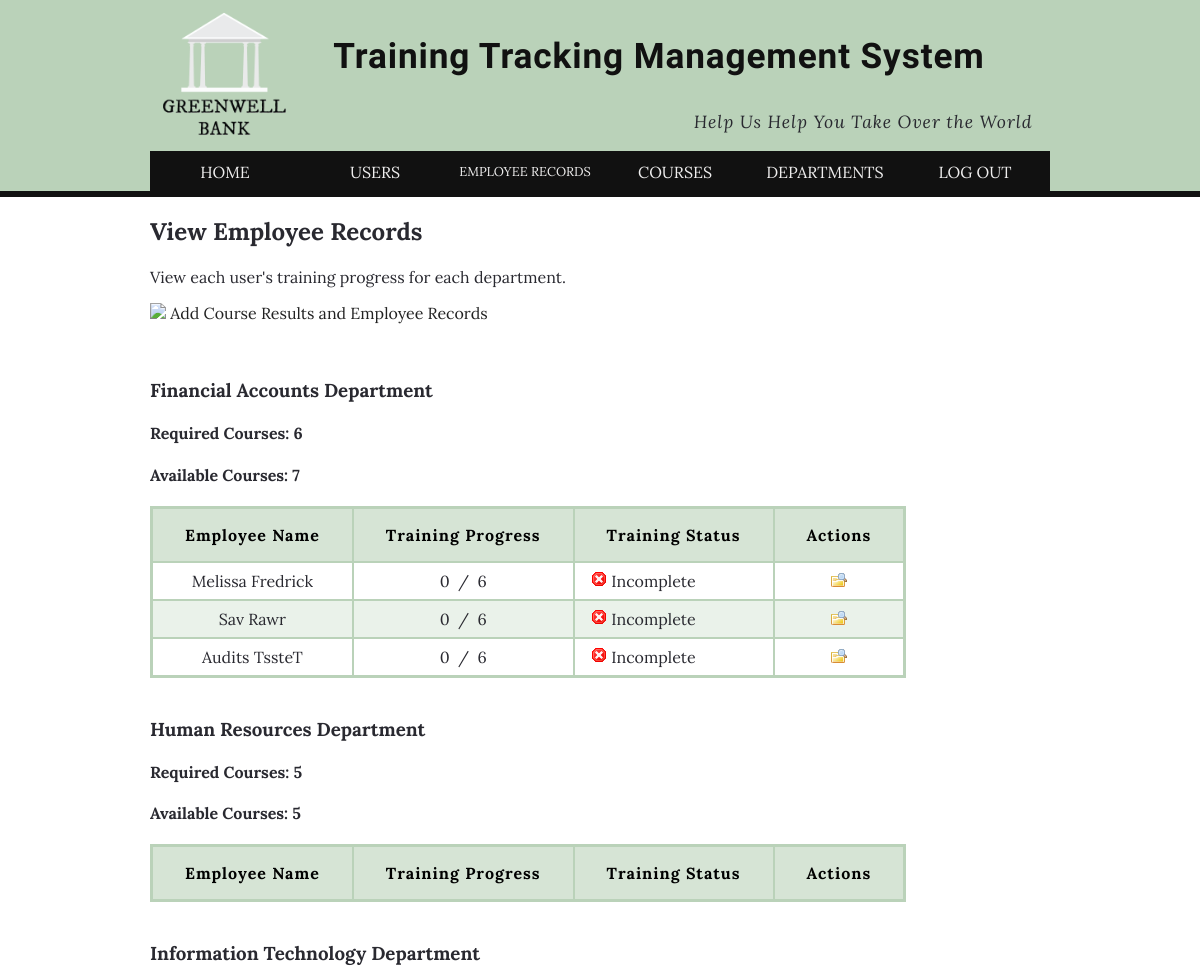
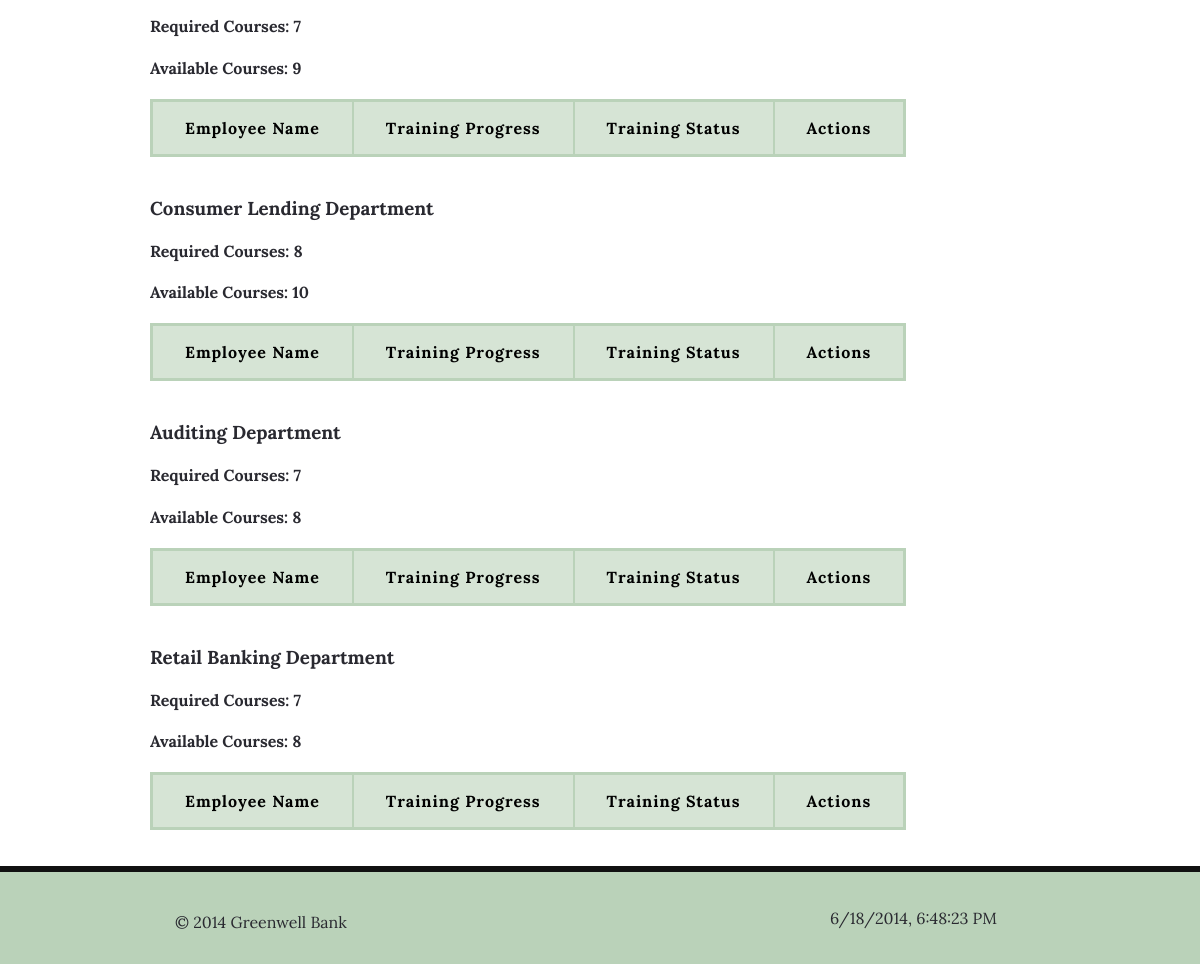
The app's page /records_view.php (signed in), older data (2 pictures, top to bottom).
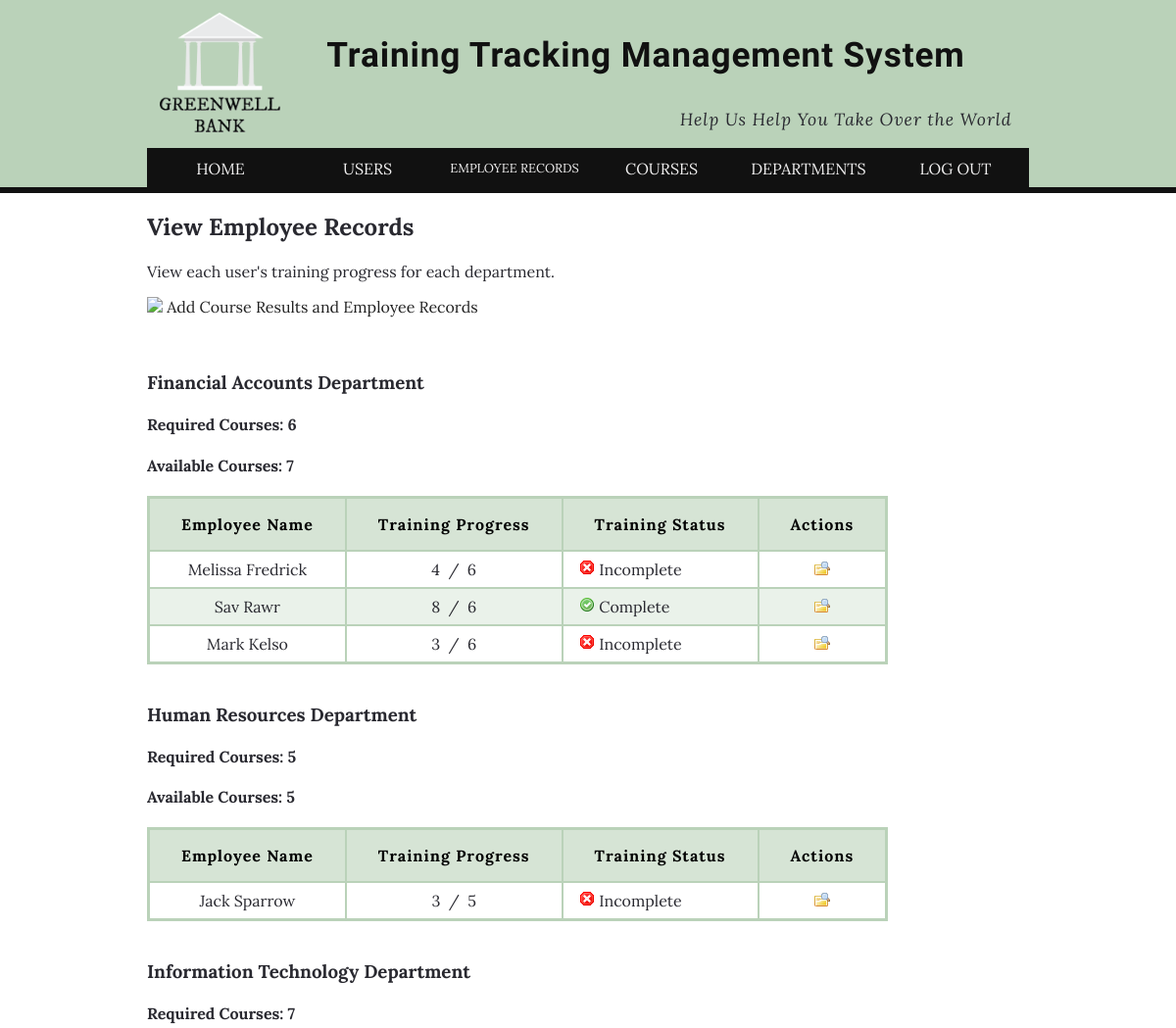
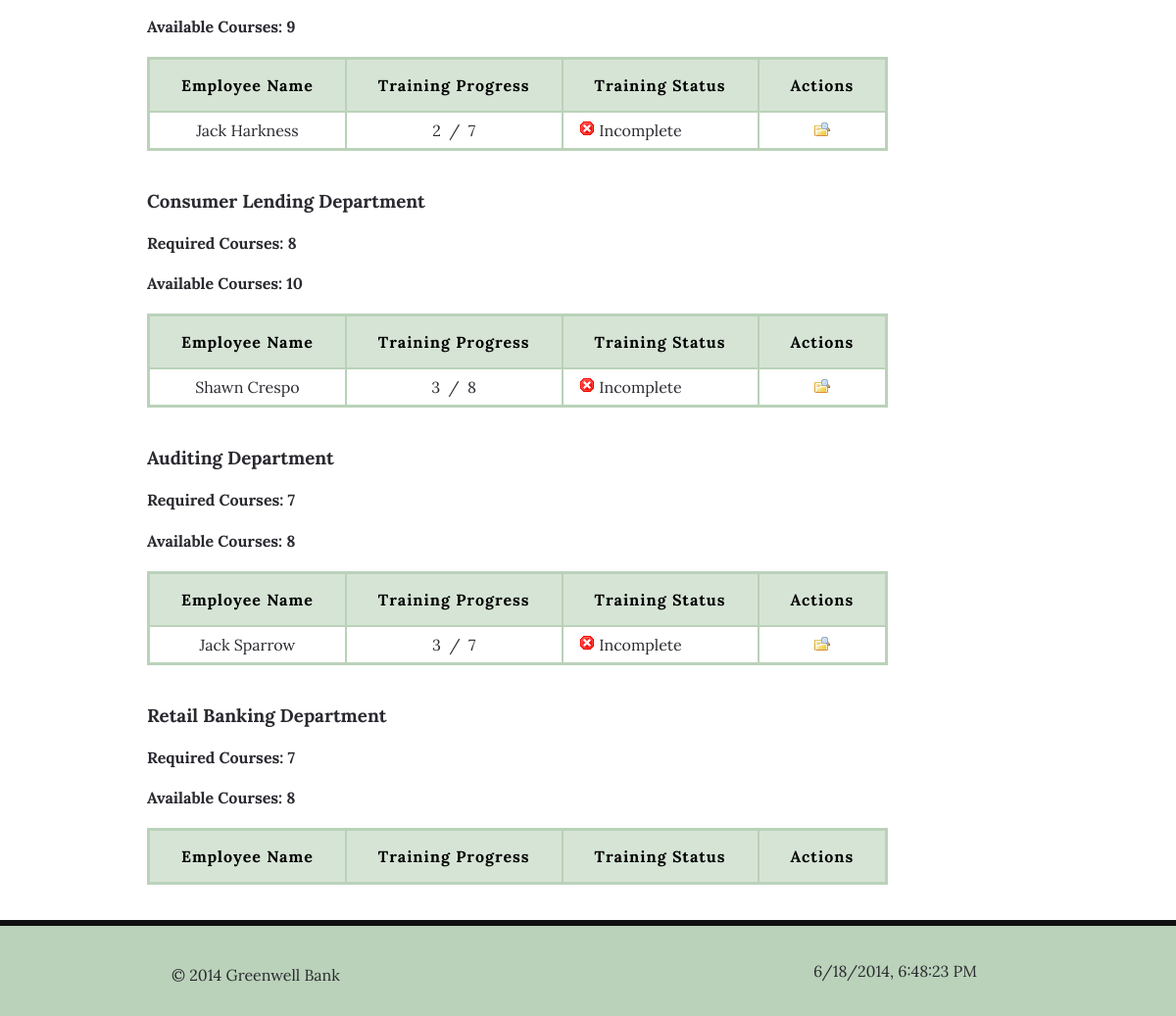
The same page, newer data (2 pictures, top to bottom).
### tables this page shows
CREATE TABLE IF NOT EXISTS `departments` (
  `department_id` int(4) NOT NULL,
  `department_name` varchar(40) NOT NULL,
  `department_desc` text NOT NULL,
  `required_courses` int(2) NOT NULL,
  PRIMARY KEY (`department_id`)
);

CREATE TABLE IF NOT EXISTS `users` (
  `user_id` int(4) NOT NULL AUTO_INCREMENT,
  `username` varchar(40) NOT NULL,
  `pass` varchar(40) NOT NULL,
  `first_name` varchar(40) NOT NULL,
  `last_name` varchar(40) NOT NULL,
  `usergroup_id` int(4) NOT NULL,
  `department_id` int(4) NOT NULL,
  `active` int(1) NOT NULL DEFAULT '1',
  PRIMARY KEY (`user_id`)
);

### inc/header.inc.php (called while the page is built, shortened)
<?php
	include('header_html.inc.php');
?>

### inc/footer.inc.php (called while the page is built, shortened)
<?php
	include('footer_html.inc.php');
?>

### records_view.php (the view, shortened to what this page needs)
<?php
	include ('inc/header.inc.php');
?>
	<?php
		if ($_SESSION['usergroup_id'] == 4 OR $_SESSION['usergroup_id'] == 2) {
			echo "<h2>View Employee Records</h2>";
			echo "<p>View each user's training progress for each department.</p>";
      echo '<p><a href="records_add.php"> <img src="img/ico_add"> Add Course Results and Employee Records</a></p>';
	    $sql_div="SELECT department_id, department_name, required_courses
	              FROM gwb_training.departments
	              WHERE department_id > 0";
	    $result_div = mysqli_query($dbc, $sql_div);
	    while ($row_div = mysqli_fetch_array($result_div)){
	      echo "<br>";
	      echo "<h3>{$row_div['department_name']}</h3>";
	      echo "<h4>Required Courses: {$row_div['required_courses']}</h4>";
	      $sql_count = "SELECT course_id
	                    FROM gwb_training.courses
	                    WHERE department_id = {$row_div['department_id']}";
	      $result_count = mysqli_num_rows(mysqli_query($dbc, $sql_count));
	      echo "<h4>Available Courses: $result_count</h4>";
	      echo "<table>\n";
	      echo "<tr>
	              <th>Employee Name</th>
	              <th>Training Progress</th>
	              <th>Training Status</th>
	              <th>Actions</th>
	            </tr>" . "\n";
	      $sql_inner = "SELECT user_id, first_name, last_name
	                    FROM gwb_training.users
	                    WHERE department_id = {$row_div['department_id']}
	                    AND active = 1";
	      $result_inner = mysqli_query($dbc, $sql_inner);
	      while ($row_inner = mysqli_fetch_array($result_inner)){
	      				$sql_users_courses = "SELECT user_id FROM gwb_training.users_courses
	      															WHERE user_id = {$row_inner['user_id']}";
	      				$courses_complete = mysqli_num_rows(mysqli_query($dbc, $sql_users_courses));
	              echo "<tr class=\"center\">\n";
	              echo "
	                <td>{$row_inner['first_name']} {$row_inner['last_name']}</td>
	                <td>$courses_complete &nbsp;/&nbsp; {$row_div['required_courses']}</td>
	                <td style='text-align:left;'>";
	                if ($courses_complete >= $row_div['required_courses']) {
	                	echo "&nbsp;&nbsp;<img src='img/ico_true.png'> Complete";
	                } else {
	                	echo "&nbsp;&nbsp;<img src='img/ico_false.png'> Incomplete";
	                }
	              echo "</td>
	                <td><a href='?view_user={$row_inner['user_id']}'><img src='img/ico_mag.png' alt='View'></a></td>\n";
	              echo "</tr>\n";
	      }
	      echo "</table>\n";
	    }
		} else {
			permission();
		}
	?>
<?php
	include('inc/footer.inc.php');
?>

### inc/header_html.inc.php (shortened to what this page needs)
<!doctype html>
<html lang="en">
<head>
	<link rel="stylesheet" href="css/style.css">
</head>
<body>
		<header>
			<div class="wrapper">
			<?php
				if (isset($_SESSION['loggedin']) AND $_SESSION['loggedin'] == 1) {
					echo '<a href="main.php"><img src="img/clearlogo.png" alt="Greenwell Bank logo" class="logo"></a>';
				} else {
					echo '<a href="index.php"><img src="img/clearlogo.png" alt="Greenwell Bank logo" class="logo"></a>';
				}
			?>
			<h1>Training Tracking Management System</h1>
			<div id="motto">
				<p>Help Us Help You Take Over the World</p>
			</div>
			<div class="nav">
			<?php
				if (isset($_SESSION['usergroup_id']) AND $_SESSION['usergroup_id'] == 4) { ?>
					<ul>
						<li><a href="main.php" title="Home Page">HOME</a></li>
						<li><a href="users_view.php" title="View Users">USERS</a></li>
						<li class="nav-small"><a href="records_view.php" title="View Employee Records">EMPLOYEE RECORDS</a></li>
						<li><a href="courses_view.php" title="View Courses">COURSES</a></li>
						<li><a href="departments_view.php" title="View Departments">DEPARTMENTS</a></li>
						<li><a href="logout.php" title="Logout">LOG OUT</a></li>
					</ul>
				<?php }
			?>
			</div>
			</div>
		</header>
		<div id="content" >
			<div class="wrapper">

### inc/footer_html.inc.php (shortened to what this page needs)
		</div>
		</div>
		<div class="clear footerclear"><br></div>
		<footer>
			<div class="wrapper">
			<p class="copy">&copy; 2014 Greenwell Bank</p>
			<div id="time">
			</div>
			</div>
		</footer>
</body>
</html>

### css/style.css (style rules this page uses)
body { margin:0; padding:0; color: #292930; background: #fff; background-color: #bad2b9; font-family: 'Lora', serif; }
.wrapper { margin:0 auto; padding:0; width:900px; }
header { background:#bad2b9; font-weight: 400; width:100%; border-bottom: 6px solid #111; }
.logo { margin:0.5em; width:132px; height:132px; float:left; border:none; }
header h1 { margin:1em; float:left; font-family: 'IM Fell DW Pica', serif; font-size: 2.2em; color: #111; letter-spacing: 0.025em; }
#motto { float:right; margin: -20px 0 0 0; padding: 0 1em; font-size: 1.1em; font-family: 'Lora', serif; letter-spacing: 0.0525em; font-style: italic; }
.nav a { text-decoration: none; display: block; width: 100%; height: 100%; }
.nav { clear: both; line-height: 2em; background:#111; min-height: 40px; }
.nav ul { display: block; margin: 0; padding: 0; }
.nav ul li { width: 16%; display: inline; float: left; margin:0; padding: 2px 0 0 0; background: #111; border: solid #111; text-align: center; text-transform: uppercase; }
a { color: #A7BDA6; text-decoration: none; }
.nav a { text-decoration:none; color: #efeeee; }
.nav-small { font-size:0.8em; }
#content { float:left; width:100%; background-color: #fff; }
#content a:link, #content a:active, #content a:visited { color: #222; }
table { max-width:95%; border: 3px solid #bad2b9; border-collapse: collapse; border-radius: 5px; font-family:'Lora', serif; }
th { margin:0; padding: 1em 2em; background: #D6E4D5; color:#000; letter-spacing: 0.0625em; text-align:center; border:2px solid #bad2b9; border-right: 1px solid #fff; }
td { padding: 0.5em; border: 2px solid #bad2b9; }
tr:nth-of-type(odd) { background-color:#EAF2EA; }
.clear { clear:both; }
.center { text-align: center; }
.footerclear { padding-bottom:1em; background-color: #fff; }
footer { padding-top: 1.5em; border-top: 6px solid #111; background:#bad2b9; }
#time { margin:-40px 0 0 0; padding:0 25px 20px 680px; }
.copy { padding-left: 25px; }

Row changes from the older to the newer data that the page shows:
computed for users "Melissa": courses_complete "0" → "4"
computed for users "Sav": courses_complete "0" → "8"; text "Incomplete" → "Complete"
changed users: first_name "Audits" → "Mark"; last_name "TssteT" → "Kelso"; courses_complete "0" → "3"
added users: first_name "Jack", last_name "Sparrow", courses_complete "3", department.required_courses "5", shown under departments "Human Resources Department"
added users: first_name "Jack", last_name "Harkness", courses_complete "2", department.required_courses "7", shown under departments "Information Technology Department"
added users: first_name "Shawn", last_name "Crespo", courses_complete "3", department.required_courses "8", shown under departments "Consumer Lending Department"
added users: first_name "Jack", last_name "Sparrow", courses_complete "3", department.required_courses "7", shown under departments "Auditing Department"
